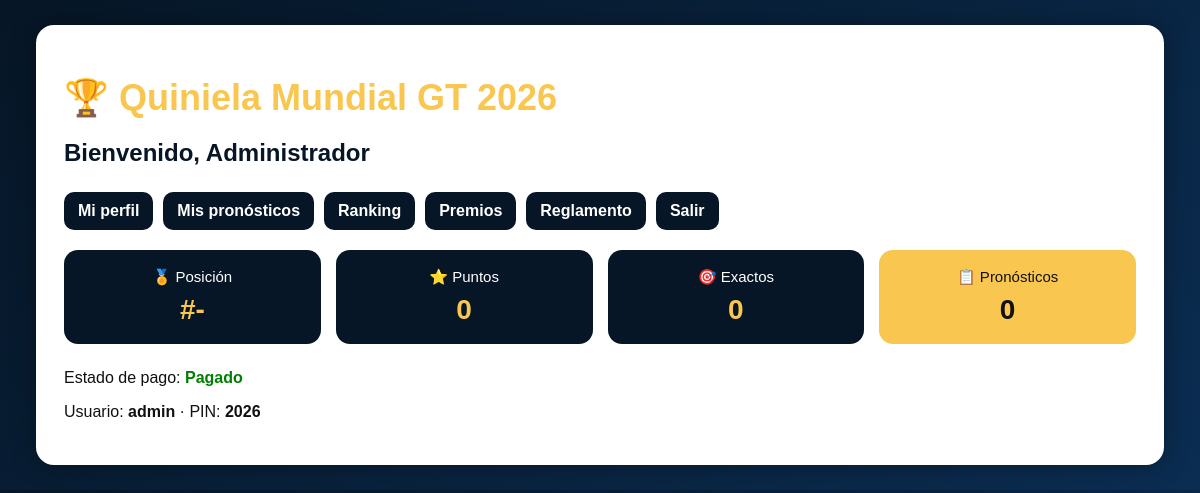
/dashboard (signed in), run on the app's committed database.
### models.py (models this page shows)
class Usuario(db.Model):
    __tablename__ = "usuarios"
    id = db.Column(db.Integer, primary_key=True)
    nombre = db.Column(db.String(100), nullable=False)
    telefono = db.Column(db.String(20), unique=True, nullable=False)
    pin = db.Column(db.String(10), nullable=False)
    es_admin = db.Column(db.Boolean, default=False)
    pagado = db.Column(db.Boolean, default=False)
    fecha_registro = db.Column(db.DateTime, default=datetime.utcnow)

### app.py (the view)
@app.route("/dashboard")
def dashboard():
    usuario = usuario_actual()
    if not usuario:
        return redirect("/")
    ranking = calcular_ranking()
    posicion = "-"
    puntos = 0
    exactos = 0
    for idx, row in enumerate(ranking, 1):
        if row["participante"].id == usuario.id:
            posicion = idx
            puntos = row["puntos"]
            exactos = row["exactos"]
            break
    total_pronosticos = Pronostico.query.filter_by(usuario_id=usuario.id).count()
    return render_template(
        "dashboard.html",
        usuario=usuario,
        posicion=posicion,
        puntos=puntos,
        exactos=exactos,
        total_pronosticos=total_pronosticos
    )

### app.py (called while the page is built, shortened)
def usuario_actual():
    if "usuario_id" not in session:
        return None
    return Usuario.query.get(session["usuario_id"])

def calcular_ranking(etapa=None):
    participantes = Usuario.query.filter_by(es_admin=False).all()
    ranking = []
    ranking.sort(
        key=lambda x: (x["puntos"], x["exactos"], x["pronosticos"]),
        reverse=True
    )
    return ranking

### templates/dashboard.html (shortened to what this page needs)
<!DOCTYPE html>
<html>
<head>
    <link rel="stylesheet" href="{{ url_for('static', filename='css/style.css') }}">
</head>
<body>
<div class="container">
<div class="card">
<h1>🏆 Quiniela Mundial GT 2026</h1>
<h2>Bienvenido, {{ usuario.nombre }}</h2>
<div class="nav">
    <a href="/dashboard">Mi perfil</a>
    <a href="/pronosticos">Mis pronósticos</a>
    <a href="/ranking">Ranking</a>
    <a href="/premios">Premios</a>
    <a href="/reglamento">Reglamento</a>
    <a href="/logout">Salir</a>
</div>
<div class="stats">
    <div class="stat-box"><span>🏅 Posición</span><strong>#{{ posicion }}</strong></div>
    <div class="stat-box"><span>⭐ Puntos</span><strong>{{ puntos }}</strong></div>
    <div class="stat-box"><span>🎯 Exactos</span><strong>{{ exactos }}</strong></div>
    <div class="stat-box gold"><span>📋 Pronósticos</span><strong>{{ total_pronosticos }}</strong></div>
</div>
<p>Estado de pago: {% if usuario.pagado %}<span class="pagado">Pagado</span>{% else %}<span class="pendiente">Pendiente</span>{% endif %}</p>
<p>Usuario: <strong>{{ usuario.telefono }}</strong> · PIN: <strong>{{ usuario.pin }}</strong></p>
</div>
</div>
</body>
</html>

### static/css/style.css (style rules this page uses)
body { background: linear-gradient(135deg,#061626,#0b2d52); color:white; font-family: Arial, sans-serif; margin:0; }
.container { width:94%; margin:auto; padding:25px; }
.card { background:white; color:#111; padding:28px; border-radius:18px; box-shadow:0 0 25px rgba(0,0,0,.35); }
h1 { color:#f9c74f; font-size:36px; margin-bottom:10px; }
h2 { color:#061626; margin-bottom:25px; }
.nav { display:flex; flex-wrap:wrap; gap:10px; margin-bottom:20px; }
.nav a { background:#061626; color:white; padding:10px 14px; border-radius:10px; text-decoration:none; font-weight:bold; }
.stats { display:grid; grid-template-columns: repeat(4, 1fr); gap:15px; margin-bottom:25px; }
.stat-box { background:#061626; color:white; padding:18px; border-radius:14px; text-align:center; }
.stat-box span { display:block; font-size:15px; margin-bottom:8px; }
.stat-box strong { font-size:28px; color:#f9c74f; }
.stat-box.gold { background:#f9c74f; color:#111; }
.stat-box.gold strong { color:#111; }
.pagado { color:green; font-weight:bold; }

### data on the page
Usuario: nombre "Administrador", telefono "admin", pin "2026"

### other printed values
{{ posicion }} "-"
{{ puntos }} "0"
{{ exactos }} "0"
{{ total_pronosticos }} "0"
